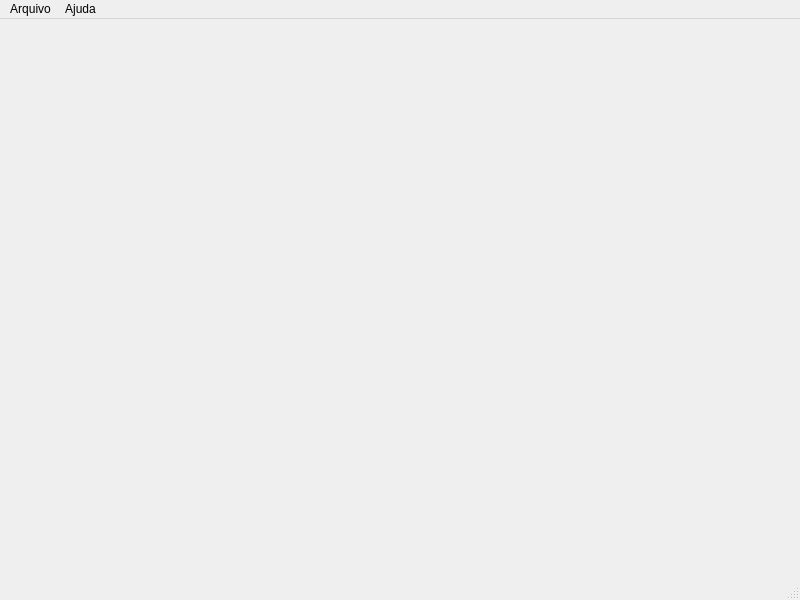
<?xml version="1.0" encoding="UTF-8"?>
<ui version="4.0">
 <class>TelaPrincipal</class>
 <widget class="QMainWindow" name="TelaPrincipal">
  <property name="geometry">
   <rect>
    <x>0</x>
    <y>0</y>
    <width>800</width>
    <height>600</height>
   </rect>
  </property>
  <property name="windowTitle">
   <string>Sistema gerenciador de chamados</string>
  </property>
  <widget class="QWidget" name="centralwidget"/>
  <widget class="QMenuBar" name="menubar">
   <property name="geometry">
    <rect>
     <x>0</x>
     <y>0</y>
     <width>800</width>
     <height>22</height>
    </rect>
   </property>
   <widget class="QMenu" name="menuArquivo">
    <property name="title">
     <string>Arquivo</string>
    </property>
    <addaction name="actionCargo"/>
    <addaction name="actionFuncionario"/>
   </widget>
   <widget class="QMenu" name="menuAjuda">
    <property name="title">
     <string>Ajuda</string>
    </property>
    <addaction name="actionSobre"/>
   </widget>
   <addaction name="menuArquivo"/>
   <addaction name="menuAjuda"/>
  </widget>
  <widget class="QStatusBar" name="statusbar"/>
  <action name="actionCargo">
   <property name="text">
    <string>Cargo</string>
   </property>
  </action>
  <action name="actionSobre">
   <property name="icon">
    <iconset theme="QIcon::ThemeIcon::DialogQuestion"/>
   </property>
   <property name="text">
    <string>Sobre</string>
   </property>
  </action>
  <action name="actionFuncionario">
   <property name="text">
    <string>Funcionário</string>
   </property>
  </action>
 </widget>
 <resources/>
 <connections/>
</ui>
